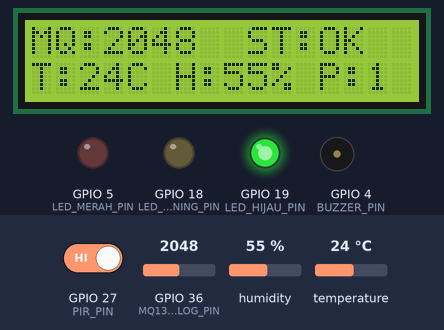
Bench run of a sketch on a simulated ESP32. Shown: 16×2 character LCD, output pins drawn as LEDs (lit = HIGH), buzzer (waves = sounding, pin HIGH). The inputs (shaded band) are chosen by the test bench; at power-on: GPIO 36 (MQ135_ANALOG_PIN) = 2048, GPIO 27 (PIR_PIN) HIGH, humidity 55 %, temperature 24 °C (analog values on the 0–4095 scale). WiFi joins after 1.5 s; servers stay silent unless stated; uploads are accepted with an empty reply; what the sketch prints to the serial monitor is not drawn.

Above: at 12.9 s.
13.0 s: GPIO 36 (MQ135_ANALOG_PIN) set to 2611
At 14.6 s:
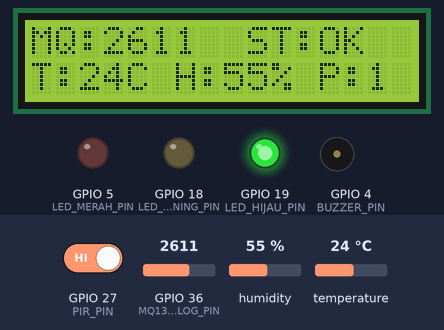
15.5 s: GPIO 36 (MQ135_ANALOG_PIN) set to 2707
At 17.3 s:
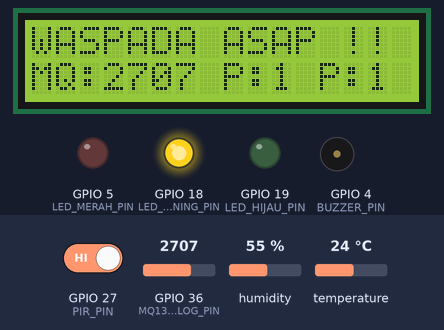
18.0 s: GPIO 36 (MQ135_ANALOG_PIN) set to 3184
At 19.9 s:
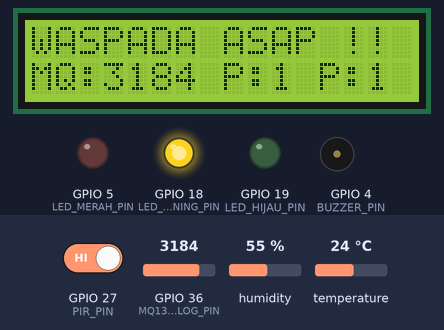
20.3 s: GPIO 36 (MQ135_ANALOG_PIN) set to 3313
At 22.5 s:
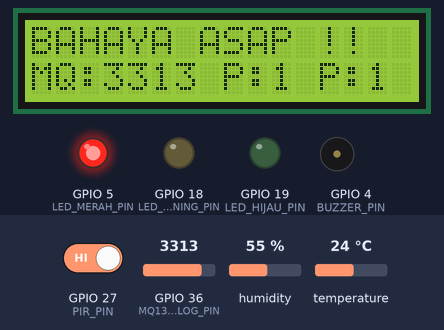
22.8 s: GPIO 27 (PIR_PIN) driven LOW
At 23.9 s:
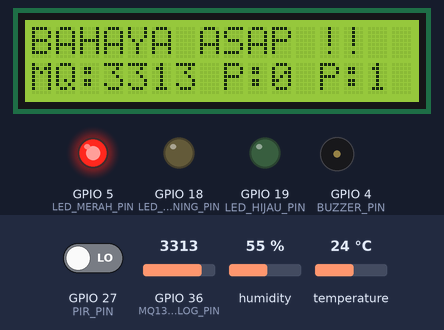
25.1 s: GPIO 36 (MQ135_ANALOG_PIN) set to 2866
At 26.7 s:
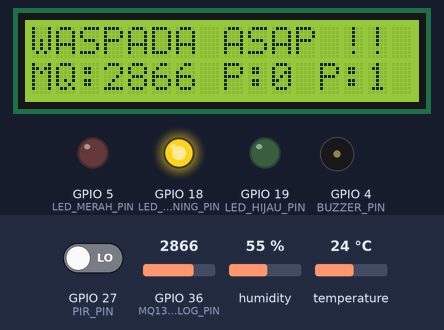
Timing chart, 0 to 28.2 s (numbered marks = the images above; inputs shaded):
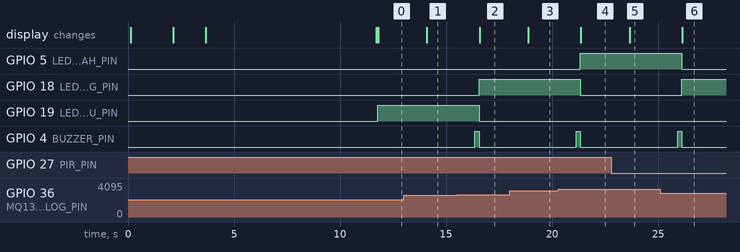

Measured:
- the behaviour switches between 2647 and 2648 on GPIO 36 (MQ135_ANALOG_PIN) (found by bisection; images 1 and 2)
- the behaviour switches between 3247 and 3248 on GPIO 36 (MQ135_ANALOG_PIN) (found by bisection; images 3 and 4)
- after the input at 13.0 s, the display: changes after 1.1 s (image 1)
- after the input at 15.5 s, GPIO 18 (LED_KUNING_PIN): LOW → HIGH after 1.1 s; GPIO 19 (LED_HIJAU_PIN): HIGH → LOW after 1.1 s; GPIO 4 (BUZZER_PIN): LOW → HIGH after 0.86 s, → LOW 0.20 s later; the display: changes after 1.1 s (image 2)
- after the input at 18.0 s, the display: changes after 0.87 s (image 3)
- after the input at 20.3 s, GPIO 5 (LED_MERAH_PIN): LOW → HIGH after 1.0 s; GPIO 18 (LED_KUNING_PIN): HIGH → LOW after 1.0 s; GPIO 4 (BUZZER_PIN): LOW → HIGH after 0.83 s, → LOW 0.20 s later; the display: changes after 1.1 s (image 4)
- after the input at 22.8 s, the display: changes after 0.85 s (image 5)
- after the input at 25.1 s, GPIO 5 (LED_MERAH_PIN): HIGH → LOW after 1.0 s; GPIO 18 (LED_KUNING_PIN): LOW → HIGH after 1.0 s; GPIO 4 (BUZZER_PIN): LOW → HIGH after 0.81 s, → LOW 0.20 s later; the display: changes after 1.0 s (image 6)

The sketch:

TubesIOTMQ135Firebase.ino
```cpp
/*
   ESP32 + MQ135 + DHT11 + PIR + LCD I2C
   Firebase Realtime Database (REST HTTP)
*/

#include <WiFi.h>
#include <HTTPClient.h>
#include <DHT.h>
#include <Wire.h>
#include <LiquidCrystal_I2C.h>

// ================= WIFI =================
const char* WIFI_SSID = "siroyo";
const char* WIFI_PASSWORD = "zzzzzzzz";

// ================= FIREBASE =================
const char* DATABASE_URL =
  "https://aircare-a9f93-default-rtdb.asia-southeast1.firebasedatabase.app";

// ================= PIN =================
const int MQ135_ANALOG_PIN = 36;
const int PIR_PIN = 27;     // <<< PIR

// DHT11
#define DHTPIN 14
#define DHTTYPE DHT11

// LED & Buzzer
const int LED_HIJAU_PIN  = 19;
const int LED_KUNING_PIN = 18;
const int LED_MERAH_PIN  = 5;
const int BUZZER_PIN     = 4;

// ================= LCD I2C =================
LiquidCrystal_I2C lcd(0x27, 16, 2);

// ================= THRESHOLD =================
int AMBANG_PERINGATAN = 2400;
int AMBANG_BAHAYA     = 3000;

// ================= KALIBRASI =================
const unsigned long BASELINE_CAL_MS = 8000UL;
const int ADC_SAMPLES = 8;

// ================= VARIABEL =================
int sensorValue = 0;
int kondisi_sebelumnya = 0;
int baselineADC = 0;

float temperature = 0.0;
float humidity = 0.0;

bool pirDetected = false;

// ================= OBJECT =================
DHT dht(DHTPIN, DHTTYPE);

// =================================================
void setup() {
  Serial.begin(115200);
  delay(50);

  pinMode(LED_HIJAU_PIN, OUTPUT);
  pinMode(LED_KUNING_PIN, OUTPUT);
  pinMode(LED_MERAH_PIN, OUTPUT);
  pinMode(BUZZER_PIN, OUTPUT);
  pinMode(PIR_PIN, INPUT);   // PIR

  digitalWrite(BUZZER_PIN, LOW);

  analogReadResolution(12);
  analogSetPinAttenuation(MQ135_ANALOG_PIN, ADC_11db);

  dht.begin();

  Wire.begin(21, 22);
  lcd.init();
  lcd.backlight();

  lcd.print("AirCare ESP32");
  delay(2000);
  lcd.clear();

  // WIFI
  WiFi.begin(WIFI_SSID, WIFI_PASSWORD);
  lcd.print("Connecting WiFi");
  while (WiFi.status() != WL_CONNECTED) {
    delay(500);
  }
  lcd.clear();

  // KALIBRASI MQ-135
  lcd.print("Calibrating...");
  unsigned long start = millis();
  long sum = 0;
  int cnt = 0;

  while (millis() - start < BASELINE_CAL_MS) {
    sum += readSmoothedADC();
    cnt++;
    delay(20);
  }

  baselineADC = (cnt > 0) ? sum / cnt : 0;
  AMBANG_PERINGATAN = baselineADC + 600;
  AMBANG_BAHAYA     = baselineADC + 1200;

  lcd.clear();
}

// =================================================
int readSmoothedADC() {
  long s = 0;
  for (int i = 0; i < ADC_SAMPLES; i++) {
    s += analogRead(MQ135_ANALOG_PIN);
    delay(5);
  }
  return s / ADC_SAMPLES;
}

// =================================================
void loop() {
  // SENSOR
  sensorValue = readSmoothedADC();
  humidity = dht.readHumidity();
  temperature = dht.readTemperature();
  pirDetected = digitalRead(PIR_PIN);

  bool dhtValid = !isnan(humidity) && !isnan(temperature);

  // KONDISI ASAP
  int kondisi;
  if (sensorValue < AMBANG_PERINGATAN) kondisi = 0;
  else if (sensorValue < AMBANG_BAHAYA) kondisi = 1;
  else kondisi = 2;

  if (kondisi != kondisi_sebelumnya) {
    BUNYIKAN_BUZZER(200);
    kondisi_sebelumnya = kondisi;
  }

  digitalWrite(LED_HIJAU_PIN,  kondisi == 0);
  digitalWrite(LED_KUNING_PIN, kondisi == 1);
  digitalWrite(LED_MERAH_PIN,  kondisi == 2);

  String statusText =
    (kondisi == 0) ? "AMAN" :
    (kondisi == 1) ? "WARN" : "BAHAYA";

   // ================= LCD DISPLAY MODE =================
  char line1[17];
  char line2[17];

  if (kondisi == 0) {
    // ===== NORMAL (LED HIJAU) =====
    snprintf(
      line1,
      sizeof(line1),
      "MQ:%4d  ST:OK",
      sensorValue
    );

    if (dhtValid) {
      snprintf(
        line2,
        sizeof(line2),
        "T:%2dC H:%2d%% P:%c",
        (int)temperature,
        (int)humidity,
        pirDetected ? '1' : '0'
      );
    } else {
      snprintf(
        line2,
        sizeof(line2),
        "T:--C H:--%% P:%c",
        pirDetected ? '1' : '0'
      );
    }

  } else if (kondisi == 1) {
    // ===== PERINGATAN (LED KUNING) =====
    snprintf(
      line1,
      sizeof(line1),
      "WASPADA ASAP !!"
    );

    snprintf(
      line2,
      sizeof(line2),
      "MQ:%4d P:%c",
      sensorValue,
      pirDetected ? '1' : '0'
    );

  } else {
    // ===== BAHAYA (LED MERAH) =====
    snprintf(
      line1,
      sizeof(line1),
      "BAHAYA ASAP !! "
    );

    snprintf(
      line2,
      sizeof(line2),
      "MQ:%4d P:%c",
      sensorValue,
      pirDetected ? '1' : '0'
    );
  }

  lcd.setCursor(0, 0);
  lcd.print(line1);

  lcd.setCursor(0, 1);
  lcd.print(line2);

  // SERIAL
  Serial.print("MQ:");
  Serial.print(sensorValue);
  Serial.print(" ");
  Serial.print(statusText);
  Serial.print(" | PIR:");
  Serial.println(pirDetected ? "DETECTED" : "NO");

  // FIREBASE
  if (WiFi.status() == WL_CONNECTED) {
    HTTPClient http;
    http.begin(String(DATABASE_URL) + "/aircare.json");
    http.addHeader("Content-Type", "application/json");

    String payload = "{";
    payload += "\"sensorValue\":" + String(sensorValue) + ",";
    payload += "\"baseline\":" + String(baselineADC) + ",";
    payload += "\"condition\":" + String(kondisi) + ",";
    payload += "\"status\":\"" + statusText + "\",";
    payload += "\"pir\":" + String(pirDetected ? "true" : "false") + ",";
    if (dhtValid) {
      payload += "\"temperature\":" + String(temperature, 1) + ",";
      payload += "\"humidity\":" + String(humidity, 1) + ",";
    }
    payload += "\"timestamp\":" + String(millis() / 1000);
    payload += "}";

    http.sendRequest("PATCH", payload);
    http.end();
  }

  delay(2000);
}

// =================================================
void BUNYIKAN_BUZZER(int durasi_ms) {
  digitalWrite(BUZZER_PIN, HIGH);
  delay(durasi_ms);
  digitalWrite(BUZZER_PIN, LOW);
}
```
